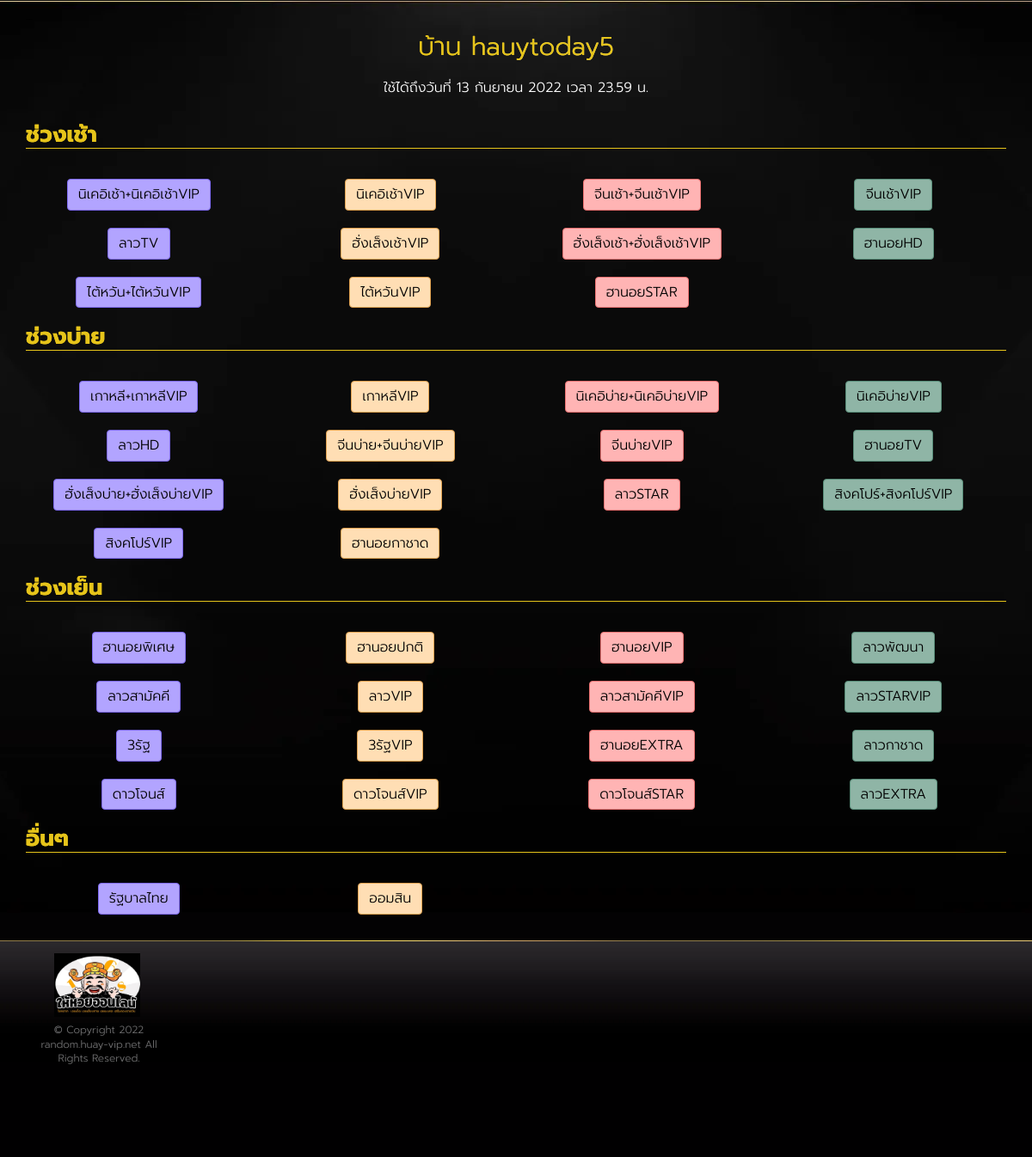
Page /huaytoday on the earlier database version.
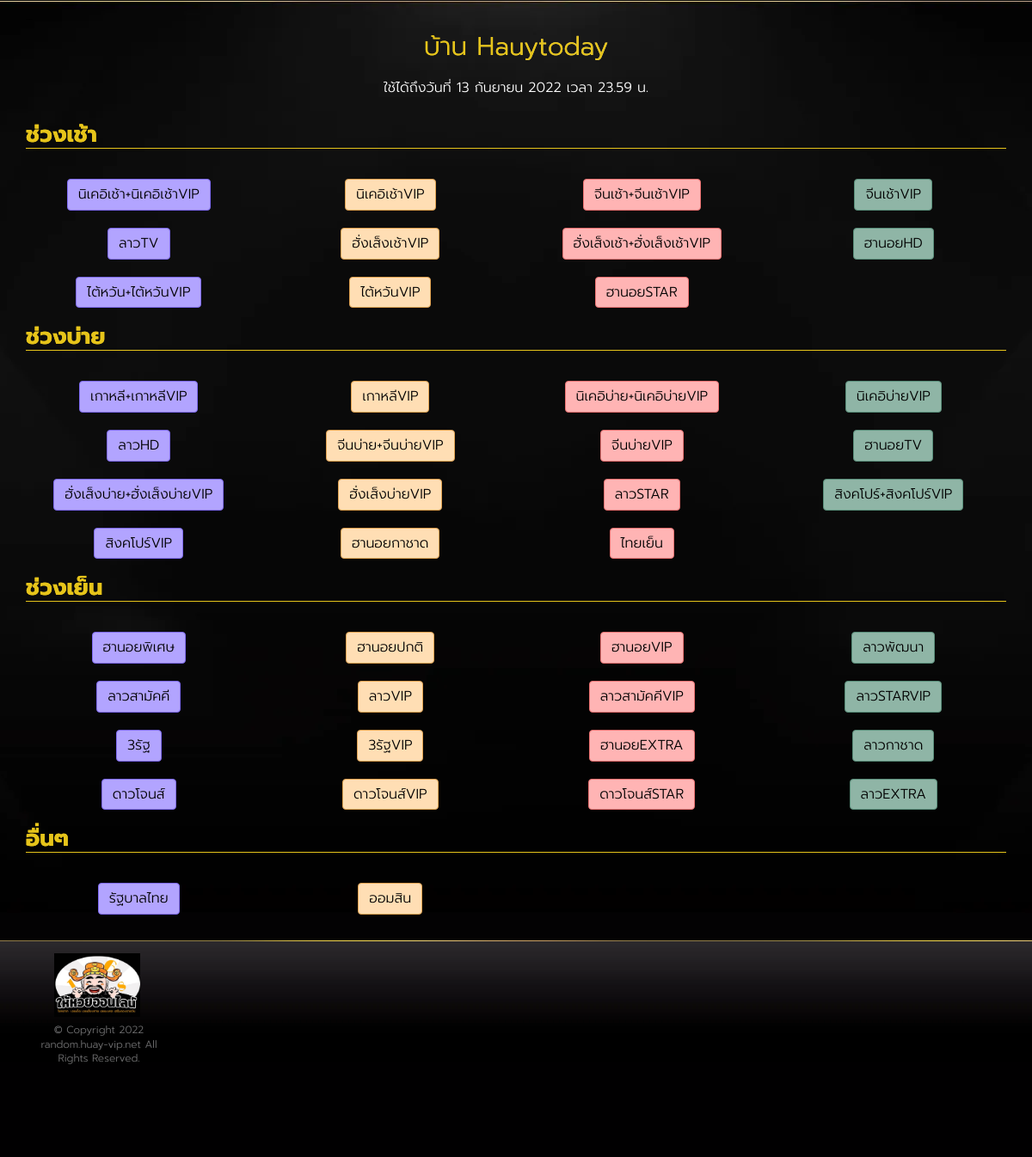
Same page on the later database version.
### huayrandom/models.py (models this page shows, shortened)
class ProfileModel(models.Model):
    user = models.OneToOneField(User, on_delete=models.CASCADE)
    house_name = models.CharField(default='None', max_length=255)
    usertype = models.CharField(default='random', max_length=255)
    status = models.BooleanField(default=True)
    expire_date = models.DateTimeField(null=True, blank=True)
    credit_shop = models.BooleanField(default=True)
    random_mode = models.CharField(default='random_any', max_length=255)

class HuayListModel(models.Model):
    short_name = models.CharField(default='None', max_length=255)
    full_name = models.CharField(default='None', max_length=255)
    page_name = models.CharField(default='None', max_length=255)
    time = models.TimeField()
    link = models.CharField(default='None', max_length=255)

### huayrandom/views.py (the view)
# urls.py: path('<str:username>', Home, name='home'),
def Home(request, username):
    context = {}
    context['username'] = username
    resultCheckExpire = CheckExpireDate(username)
    if resultCheckExpire == "ตัดสิทธิ์แล้ว":
        request.session['expire'] = 'ตัดสิทธิ์แล้ว'
    else:
        resultCheckExpire = ""
    try:
        userObject = User.objects.get(username=username)
        profileObject = ProfileModel.objects.get(user=userObject)
        day = profileObject.expire_date.strftime("%d")
        month = profileObject.expire_date.strftime("%m")
        year = profileObject.expire_date.strftime("%Y")
        thaiMonth = ConvertToThaiMonth(month)
        expireDateThai = "{} {} {}".format(day, thaiMonth, year)
        huayTypeObject = HuayTypeModel.objects.filter(user=userObject)
        huayLinkMorningList = []
        btnColorList = []
        huayFullNameMorningList = []
        huayLinkAfternoonList = []
        huayFullNameAfternoonList = []
        huayLinkEveningList = []
        huayFullNameEveningList = []
        huayLinkOtherList = []
        huayFullNameOtherList = []
        i = 1
        listPurple = [1, 5, 9, 13, 17, 21, 25, 29]
        listOrange = [2, 6, 10, 14, 18, 22, 26, 30]
        listPink = [3, 7, 11, 15, 19, 23, 27, 31]
        listGreen = [4, 8, 12, 16, 20, 24, 28, 32]
        for item in huayTypeObject:
            time = str(item.huay_list.time)
            if time == "07:00:00":
                huayLinkMorningList.append(item.huay_list.link)
                huayFullNameMorningList.append(item.huay_list.full_name)
            elif time == "13:00:00":
                huayLinkAfternoonList.append(item.huay_list.link)
                huayFullNameAfternoonList.append(item.huay_list.full_name)
            elif time == "19:00:00":
                huayLinkEveningList.append(item.huay_list.link)
                huayFullNameEveningList.append(item.huay_list.full_name)
            elif time == "20:00:00":
                huayLinkOtherList.append(item.huay_list.link)
                huayFullNameOtherList.append(item.huay_list.full_name)
            if i in listPurple:
                btnColorList.append('purple')
            elif i in listOrange:
                btnColorList.append('orange')
            elif i in listPink:
                btnColorList.append('pink')
            elif i in listGreen:
                btnColorList.append('green')
            i += 1
        zipDataForLoopMorning = zip(
                                    huayFullNameMorningList,huayLinkMorningList,btnColorList)
        zipDataForLoopAfternoon = zip(
                                    huayFullNameAfternoonList,huayLinkAfternoonList,btnColorList)
        zipDataForLoopEvening = zip(
                                    huayFullNameEveningList,huayLinkEveningList,btnColorList)
        zipDataForLoopOther = zip(
                                huayFullNameOtherList,huayLinkOtherList,btnColorList)
        context['houseNameThai'] = profileObject.house_name
        context['expireDateThai'] = expireDateThai
        context['zipDataForLoopMorning'] = zipDataForLoopMorning
        context['zipDataForLoopAfternoon'] = zipDataForLoopAfternoon
        context['zipDataForLoopEvening'] = zipDataForLoopEvening
        context['zipDataForLoopOther'] = zipDataForLoopOther
        if 'expire' in request.session:
            context['expire'] = request.session['expire']
            context['username'] = username
            request.session['expire'] = ''  # clear stuck error in session
        return render(request, 'index.html', context)
    except:
        request.session['error'] = 'ไม่มีบ้านดังกล่าว'
        return redirect('index')

### huayrandom/views.py (called while the page is built)
def ConvertToThaiMonth(month):
    if month == '01':
        thaiMonth = 'มกราคม'
    elif month == '02':
        thaiMonth = 'กุมภาพันธ์'
    elif month == '03':
        thaiMonth = 'มีนาคม'
    elif month == '04':
        thaiMonth = 'เมษายน'
    elif month == '05':
        thaiMonth = 'พฤษภาคม'
    elif month == '06':
        thaiMonth = 'มิถุนายน'
    elif month == '07':
        thaiMonth = 'กรกฎาคม'
    elif month == '08':
        thaiMonth = 'สิงหาคม'
    elif month == '09':
        thaiMonth = 'กันยายน'
    elif month == '10':
        thaiMonth = 'ตุลาคม'
    elif month == '11':
        thaiMonth = 'พฤศจิกายน'
    elif month == '12':
        thaiMonth = 'ธันวาคม'
    return thaiMonth

def CheckExpireDate(username):
    try:
        userObject = User.objects.get(username=username)
        profileObject = ProfileModel.objects.get(user=userObject)
        expireDate = profileObject.expire_date
        expireDateNewFormat = expireDate.strftime("%Y%m%d%H%M")
        timeNow = datetime.now() + relativedelta(hours=7)
        currentTime = timeNow.strftime("%Y%m%d%H%M")
        if currentTime >= expireDateNewFormat:
            return "ตัดสิทธิ์แล้ว"
    except:
        pass

### huayrandom/templates/index.html (shortened to what this page needs)
{% extends 'component/layout.html' %}
{%block content%}
<div class="wrap">
  <section class="slot-home-body">
    <div class="container">
      <div>
        <h1 class="black-font">โปรแกรมสุ่มหวย</h1>
        <div class="shine-text font-size-30 text-center">บ้าน {{houseNameThai}}</div>
        <p class="text-center">ใช้ได้ถึงวันที่ {{expireDateThai}} เวลา 23.59 น.</p>
      </div>
      <div class="row">
        <div class="col-md-12">
          <div class="top-slot-list">
            <div class="row">
              <div class="col-xs-12">
              <h2 class="title shine-text underline">ช่วงเช้า</h2>
              </div>
              {%for item1,item2,item3 in zipDataForLoopMorning%}
              <div class="col-lg-3 col-md-3 col-sm-3 col-xs-6 mt-5">
                <a href="/result/{{username}}/{{item2}}" class="btn btn-{{item3}}">{{item1}}</a>
              </div>
              {%endfor%}
            </div>
            <div class="row">
              <div class="col-xs-12">
              <h2 class="title shine-text underline">ช่วงบ่าย</h2>
              </div>
              {%for item1,item2,item3 in zipDataForLoopAfternoon%}
              <div class="col-lg-3 col-md-3 col-sm-3 col-xs-6 mt-5">
                <a href="/result/{{username}}/{{item2}}" class="btn btn-{{item3}}">{{item1}}</a>
              </div>
              {%endfor%}
            </div>
            <div class="row">
              <div class="col-xs-12">
              <h2 class="title shine-text underline">ช่วงเย็น</h2>
              </div>
              {%for item1,item2,item3 in zipDataForLoopEvening%}
              <div class="col-lg-3 col-md-3 col-sm-3 col-xs-6 mt-5">
                <a href="/result/{{username}}/{{item2}}" class="btn btn-{{item3}}">{{item1}}</a>
              </div>
              {%endfor%}
            </div>
            <div class="row">
              <div class="col-xs-12">
              <h2 class="title shine-text underline">อื่นๆ</h2>
              </div>
              {%for item1,item2,item3 in zipDataForLoopOther%}
              <div class="col-lg-3 col-md-3 col-sm-3 col-xs-6 mt-5">
                <a href="/result/{{username}}/{{item2}}" class="btn btn-{{item3}}">{{item1}}</a>
              </div>
              {%endfor%}
            </div>
          </div>
        </div>
      </div>
    </div>
  </section>
</div>
{%endblock content%}

### huayrandom/templates/component/layout.html (shortened to what this page needs)
<!DOCTYPE html>
<html lang="th">
<head>
  <link href="/static/assets/css/bootstrap.min.css" rel="stylesheet">
  <link href="/static/assets/css/style.css?v=220529062562" rel="stylesheet">
  <link href="/static/assets/css/style-custom.css" rel="stylesheet">
  <link href="/static/assets/css/font-awesome/css/font-awesome.min.css" rel="stylesheet">
</head>
<body>
  {%block content%} {%endblock content%}
  <footer class="footer">
    <div class="container">
      <div class="row">
        <div class="col-md-2">
          <ul class="bank-list">
            <li class="d-flex justify-content-center">
              <img src="/static/images/logo/logo.png" alt="" style="margin-bottom:7px;width:100px">
            </li>
            <li>
              <p class="text-center">© Copyright 2022
                <a href="/">
                  random.huay-vip.net</a> All Rights Reserved.
              </p>
              <br><br><br><br><br>
            </li>
          </ul>
        </div>
        <div class="col-md-6">
        </div>
      </div>
    </div>
  </footer>
</body>
</html>

### static/assets/css/style.css (style rules this page uses)
body { background: #030203; color: #fff; font-family: 'Prompt-Light'; font-size: 21px; }
h1, h2, h3 { color: #e6c41a; font-family: 'Prompt' }
h2.title, h3.title { font-size: 26px; border-bottom: 1px solid #e6c41a }
a { color: #fff; -moz-transition: ease .3s; -o-transition: ease .3s; -webkit-transition: ease .3s; transition: ease .3s }
p { font-family: Helvetica, Arial, sans-sarif; font-size: 16px; line-height: 1.4 }
.wrap { background: url("/static/images/background/bkg_livecasino.webp") top center no-repeat; padding-top: 1px }
.shine-text { background: linear-gradient(to right, #e6c41a 20%, #ffffff 40%, #ffffff 60%, #e6c41a 80%); background-size: 200% auto; color: #e6c41a; background-clip: text; text-fill-color: transparent; -webkit-background-clip: text; animation: shine 2s linear infinite; margin-bottom: 15px }
.footer { min-height: 136px; background: url("/static/images/component/bkg_top.webp") repeat-x; background-color: #010001; z-index: 99; border: 0 !important; margin-bottom: 0; margin-top: 30px; position: relative; z-index: 10; padding-top: 15px; color: #fff }
.footer:after { content: ''; left: 0; top: 0; background: url("/static/images/component/line_bkg_top.webp") repeat-x; height: 1px; width: 100%; position: absolute }
.footer .bank-list, .footer .contact-list, .footer .platform-list { list-style: none; padding: 0 }
.footer .bank-list li, .footer .contact-list li, .footer .platform-list li { display: inline-block; vertical-align: middle }
.footer .bank-list li+li, .footer .contact-list li+li, .footer .platform-list li+li { margin-left: 5px }
.btn { font-size: 22px }

### static/assets/css/style-custom.css (style rules this page uses)
body { font-family: "Prompt-Light" !important; font-size: 10px; background-image: url("/static/images/background/bdg.webp"); }
.black-font { color:black; font-size: 1px; }
.btn-purple { color:#000; background-color: #B2A4FF; border-color:#7f6bf5; }
.btn-pink { color:#000; background-color: #FFB4B4; border-color:#ee7272; }
.btn-orange { color:#000; background-color: #FFDEB4; border-color:#e1a250; }
.btn-green { color:#000; background-color: #8fb5a6; border-color:#5A8F7B; }
p { font-family: "Prompt-Light", sans-serif !important; }
.footer, .footer a, .footer p { color: #707071 !important; font-size: 12px !important; }
.mt-5 { margin-top: 20px; }
.btn { font-size: 16px; }
.font-size-30 { font-size: 30px !important; }
.d-flex { display: flex !important; }
.justify-content-center { justify-content: center; }
.row .col-lg-3, .row .col-md-4, .row .col-sm-6 { justify-content: center; display: flex; }

Differences in the rows shown:
changed ProfileModel: house_name "hauytoday5" → "Hauytoday"
now on this page (row unchanged): HuayListModel: zipDataForLoopAfternoon "ไทยเย็น"
